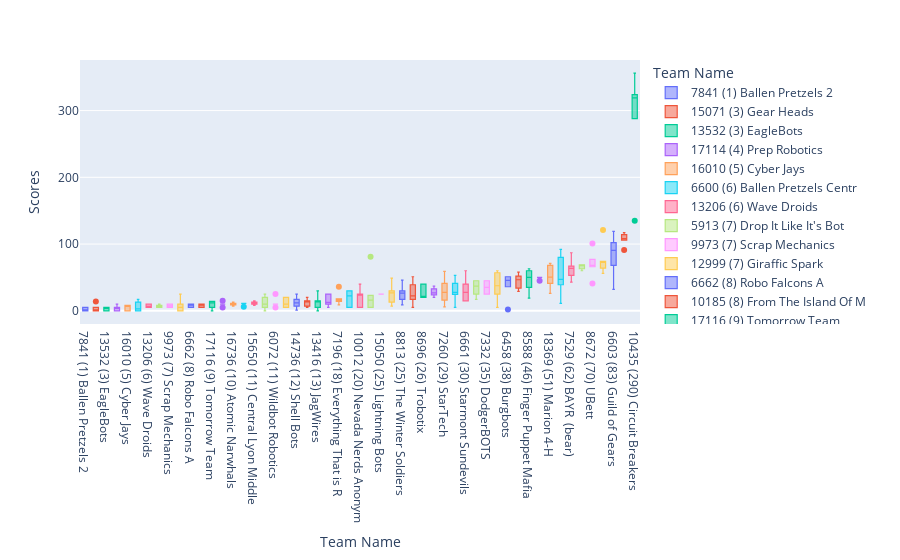

Write notebook code for a chart like this one.
### Code cell
### EDITABLE VARIABLES

# Maximum number of teams shown, -1 means unlimited; ~50 labels break; ~100 visuals break down unzoomed
limit = -1
# How far down to go before starting (from 1st place)
offset = 0

# 'IOWA' or 'GLOBAL' depending on which data set you want to view
iowa_or_global = 'IOWA'

### END OF EDITABLE VARIABLES

# Sort data by mean score
data = iowa_scores if iowa_or_global == 'IOWA' else global_scores
sorted_data = dict(sorted(data.items(), key=lambda item: sum(item[1]) / len(item[1]), reverse=1))

# Store data as ["team name", single_score]
pd_data = []
current = 0
for key, value in sorted_data.items():
    current += 1
    # Don't start before or go past limit
    if current <= offset: continue
    if current > offset + limit and limit != -1: break
    # Don't plot teams with score of 0
    average = int(sum(value) / len(value))
    if average == 0: break
    team_number = key.split(" ")[0]
    team_name = key.split(" ")[1:]
    key = f"{team_number} ({average}) {' '.join(team_name)}"[:30]
    for score in value:
        pd_data.append([key, score])
        
# Put data into a pandas dataframe with column names
df = pd.DataFrame(reversed(pd_data), columns=["Team Name", "Scores"])

# Plotting config
cufflinks.go_offline(connected=True)
init_notebook_mode(connected=True)

# Create an interactive box plot with team name vs scores color coded
fig = px.box(df, x="Team Name", y="Scores", color="Team Name")
fig.update_traces(line_width = 1.2)
fig.show()

### Figure 1 — Plotly figure (JSON) as saved in the notebook; plotly's stock layout.template omitted (floating-point values rounded to 4 significant figures)
{"data": [{"alignmentgroup": "True", "hovertemplate": "Team Name=%{x}<br>Scores=%{y}<extra></extra>", "legendgroup": "7841 (1) Ballen Pretzels 2", "line": {"width": 1.2}, "marker": {"color": "#636efa"}, "name": "7841 (1) Ballen Pretzels 2", "notched": false, "offsetgroup": "7841 (1) Ballen Pretzels 2", "orientation": "v", "showlegend": true, "type": "box", "x": ["7841 (1) Ballen Pretzels 2", "7841 (1) Ballen Pretzels 2", "7841 (1) Ballen Pretzels 2", "7841 (1) Ballen Pretzels 2", "7841 (1) Ballen Pretzels 2", "7841 (1) Ballen Pretzels 2"], "x0": " ", "xaxis": "x", "y": [0, 0, 5, 0, 0, 5], "y0": " ", "yaxis": "y"}, {"alignmentgroup": "True", "hovertemplate": "Team Name=%{x}<br>Scores=%{y}<extra></extra>", "legendgroup": "15071 (3) Gear Heads", "line": {"width": 1.2}, "marker": {"color": "#EF553B"}, "name": "15071 (3) Gear Heads", "notched": false, "offsetgroup": "15071 (3) Gear Heads", "orientation": "v", "showlegend": true, "type": "box", "x": ["15071 (3) Gear Heads", "15071 (3) Gear Heads", "15071 (3) Gear Heads", "15071 (3) Gear Heads", "15071 (3) Gear Heads", "15071 (3) Gear Heads"], "x0": " ", "xaxis": "x", "y": [5, 0, 14, 0, 0, 0], "y0": " ", "yaxis": "y"}, {"alignmentgroup": "True", "hovertemplate": "Team Name=%{x}<br>Scores=%{y}<extra></extra>", "legendgroup": "13532 (3) EagleBots", "line": {"width": 1.2}, "marker": {"color": "#00cc96"}, "name": "13532 (3) EagleBots", "notched": false, "offsetgroup": "13532 (3) EagleBots", "orientation": "v", "showlegend": true, "type": "box", "x": ["13532 (3) EagleBots", "13532 (3) EagleBots", "13532 (3) EagleBots", "13532 (3) EagleBots", "13532 (3) EagleBots", "13532 (3) EagleBots"], "x0": " ", "xaxis": "x", "y": [5, 5, 5, 5, 0, 0], "y0": " ", "yaxis": "y"}, {"alignmentgroup": "True", "hovertemplate": "Team Name=%{x}<br>Scores=%{y}<extra></extra>", "legendgroup": "17114 (4) Prep Robotics", "line": {"width": 1.2}, "marker": {"color": "#ab63fa"}, "name": "17114 (4) Prep Robotics", "notched": false, "offsetgroup": "17114 (4) Prep Robotics", "orientation": "v", "showlegend": true, "type": "box", "x": ["17114 (4) Prep Robotics", "17114 (4) Prep Robotics", "17114 (4) Prep Robotics", "17114 (4) Prep Robotics", "17114 (4) Prep Robotics", "17114 (4) Prep Robotics"], "x0": " ", "xaxis": "x", "y": [5, 10, 0, 5, 5, 0], "y0": " ", "yaxis": "y"}, {"alignmentgroup": "True", "hovertemplate": "Team Name=%{x}<br>Scores=%{y}<extra></extra>", "legendgroup": "16010 (5) Cyber Jays", "line": {"width": 1.2}, "marker": {"color": "#FFA15A"}, "name": "16010 (5) Cyber Jays", "notched": false, "offsetgroup": "16010 (5) Cyber Jays", "orientation": "v", "showlegend": true, "type": "box", "x": ["16010 (5) Cyber Jays", "16010 (5) Cyber Jays", "16010 (5) Cyber Jays", "16010 (5) Cyber Jays", "16010 (5) Cyber Jays", "16010 (5) Cyber Jays"], "x0": " ", "xaxis": "x", "y": [6, 0, 8, 8, 8, 0], "y0": " ", "yaxis": "y"}, {"alignmentgroup": "True", "hovertemplate": "Team Name=%{x}<br>Scores=%{y}<extra></extra>", "legendgroup": "6600 (6) Ballen Pretzels Centr", "line": {"width": 1.2}, "marker": {"color": "#19d3f3"}, "name": "6600 (6) Ballen Pretzels Centr", "notched": false, "offsetgroup": "6600 (6) Ballen Pretzels Centr", "orientation": "v", "showlegend": true, "type": "box", "x": ["6600 (6) Ballen Pretzels Centr", "6600 (6) Ballen Pretzels Centr", "6600 (6) Ballen Pretzels Centr", "6600 (6) Ballen Pretzels Centr", "6600 (6) Ballen Pretzels Centr", "6600 (6) Ballen Pretzels Centr"], "x0": " ", "xaxis": "x", "y": [0, 0, 0, 17, 6, 13], "y0": " ", "yaxis": "y"}, {"alignmentgroup": "True", "hovertemplate": "Team Name=%{x}<br>Scores=%{y}<extra></extra>", "legendgroup": "13206 (6) Wave Droids", "line": {"width": 1.2}, "marker": {"color": "#FF6692"}, "name": "13206 (6) Wave Droids", "notched": false, "offsetgroup": "13206 (6) Wave Droids", "orientation": "v", "showlegend": true, "type": "box", "x": ["13206 (6) Wave Droids", "13206 (6) Wave Droids", "13206 (6) Wave Droids", "13206 (6) Wave Droids", "13206 (6) Wave Droids", "13206 (6) Wave Droids"], "x0": " ", "xaxis": "x", "y": [5, 5, 10, 10, 5, 5], "y0": " ", "yaxis": "y"}, {"alignmentgroup": "True", "hovertemplate": "Team Name=%{x}<br>Scores=%{y}<extra></extra>", "legendgroup": "5913 (7) Drop It Like It's Bot", "line": {"width": 1.2}, "marker": {"color": "#B6E880"}, "name": "5913 (7) Drop It Like It's Bot", "notched": false, "offsetgroup": "5913 (7) Drop It Like It's Bot", "orientation": "v", "showlegend": true, "type": "box", "x": ["5913 (7) Drop It Like It's Bot", "5913 (7) Drop It Like It's Bot", "5913 (7) Drop It Like It's Bot", "5913 (7) Drop It Like It's Bot", "5913 (7) Drop It Like It's Bot", "5913 (7) Drop It Like It's Bot"], "x0": " ", "xaxis": "x", "y": [10, 7, 8, 7, 5, 5], "y0": " ", "yaxis": "y"}, {"alignmentgroup": "True", "hovertemplate": "Team Name=%{x}<br>Scores=%{y}<extra></extra>", "legendgroup": "9973 (7) Scrap Mechanics", "line": {"width": 1.2}, "marker": {"color": "#FF97FF"}, "name": "9973 (7) Scrap Mechanics", "notched": false, "offsetgroup": "9973 (7) Scrap Mechanics", "orientation": "v", "showlegend": true, "type": "box", "x": ["9973 (7) Scrap Mechanics", "9973 (7) Scrap Mechanics", "9973 (7) Scrap Mechanics", "9973 (7) Scrap Mechanics", "9973 (7) Scrap Mechanics", "9973 (7) Scrap Mechanics"], "x0": " ", "xaxis": "x", "y": [5, 10, 10, 10, 5, 5], "y0": " ", "yaxis": "y"}, {"alignmentgroup": "True", "hovertemplate": "Team Name=%{x}<br>Scores=%{y}<extra></extra>", "legendgroup": "12999 (7) Giraffic Spark", "line": {"width": 1.2}, "marker": {"color": "#FECB52"}, "name": "12999 (7) Giraffic Spark", "notched": false, "offsetgroup": "12999 (7) Giraffic Spark", "orientation": "v", "showlegend": true, "type": "box", "x": ["12999 (7) Giraffic Spark", "12999 (7) Giraffic Spark", "12999 (7) Giraffic Spark", "12999 (7) Giraffic Spark", "12999 (7) Giraffic Spark", "12999 (7) Giraffic Spark"], "x0": " ", "xaxis": "x", "y": [10, 10, 25, 0, 0, 0], "y0": " ", "yaxis": "y"}, {"alignmentgroup": "True", "hovertemplate": "Team Name=%{x}<br>Scores=%{y}<extra></extra>", "legendgroup": "6662 (8) Robo Falcons A", "line": {"width": 1.2}, "marker": {"color": "#636efa"}, "name": "6662 (8) Robo Falcons A", "notched": false, "offsetgroup": "6662 (8) Robo Falcons A", "orientation": "v", "showlegend": true, "type": "box", "x": ["6662 (8) Robo Falcons A", "6662 (8) Robo Falcons A", "6662 (8) Robo Falcons A", "6662 (8) Robo Falcons A", "6662 (8) Robo Falcons A", "6662 (8) Robo Falcons A"], "x0": " ", "xaxis": "x", "y": [10, 10, 5, 10, 5, 10], "y0": " ", "yaxis": "y"}, {"alignmentgroup": "True", "hovertemplate": "Team Name=%{x}<br>Scores=%{y}<extra></extra>", "legendgroup": "10185 (8) From The Island Of M", "line": {"width": 1.2}, "marker": {"color": "#EF553B"}, "name": "10185 (8) From The Island Of M", "notched": false, "offsetgroup": "10185 (8) From The Island Of M", "orientation": "v", "showlegend": true, "type": "box", "x": ["10185 (8) From The Island Of M", "10185 (8) From The Island Of M", "10185 (8) From The Island Of M", "10185 (8) From The Island Of M", "10185 (8) From The Island Of M", "10185 (8) From The Island Of M"], "x0": " ", "xaxis": "x", "y": [10, 10, 5, 10, 10, 5], "y0": " ", "yaxis": "y"}, {"alignmentgroup": "True", "hovertemplate": "Team Name=%{x}<br>Scores=%{y}<extra></extra>", "legendgroup": "17116 (9) Tomorrow Team", "line": {"width": 1.2}, "marker": {"color": "#00cc96"}, "name": "17116 (9) Tomorrow Team", "notched": false, "offsetgroup": "17116 (9) Tomorrow Team", "orientation": "v", "showlegend": true, "type": "box", "x": ["17116 (9) Tomorrow Team", "17116 (9) Tomorrow Team", "17116 (9) Tomorrow Team", "17116 (9) Tomorrow Team", "17116 (9) Tomorrow Team", "17116 (9) Tomorrow Team"], "x0": " ", "xaxis": "x", "y": [14, 13, 14, 11, 5, 0], "y0": " ", "yaxis": "y"}, {"alignmentgroup": "True", "hovertemplate": "Team Name=%{x}<br>Scores=%{y}<extra></extra>", "legendgroup": "9983 (10) Robo Falcons B", "line": {"width": 1.2}, "marker": {"color": "#ab63fa"}, "name": "9983 (10) Robo Falcons B", "notched": false, "offsetgroup": "9983 (10) Robo Falcons B", "orientation": "v", "showlegend": true, "type": "box", "x": ["9983 (10) Robo Falcons B", "9983 (10) Robo Falcons B", "9983 (10) Robo Falcons B", "9983 (10) Robo Falcons B", "9983 (10) Robo Falcons B", "9983 (10) Robo Falcons B"], "x0": " ", "xaxis": "x", "y": [15, 10, 10, 10, 10, 5], "y0": " ", "yaxis": "y"}, {"alignmentgroup": "True", "hovertemplate": "Team Name=%{x}<br>Scores=%{y}<extra></extra>", "legendgroup": "16736 (10) Atomic Narwhals", "line": {"width": 1.2}, "marker": {"color": "#FFA15A"}, "name": "16736 (10) Atomic Narwhals", "notched": false, "offsetgroup": "16736 (10) Atomic Narwhals", "orientation": "v", "showlegend": true, "type": "box", "x": ["16736 (10) Atomic Narwhals", "16736 (10) Atomic Narwhals", "16736 (10) Atomic Narwhals", "16736 (10) Atomic Narwhals", "16736 (10) Atomic Narwhals", "16736 (10) Atomic Narwhals"], "x0": " ", "xaxis": "x", "y": [9, 13, 9, 11, 7, 11], "y0": " ", "yaxis": "y"}, {"alignmentgroup": "True", "hovertemplate": "Team Name=%{x}<br>Scores=%{y}<extra></extra>", "legendgroup": "8807 (10) Molten Sprockets", "line": {"width": 1.2}, "marker": {"color": "#19d3f3"}, "name": "8807 (10) Molten Sprockets", "notched": false, "offsetgroup": "8807 (10) Molten Sprockets", "orientation": "v", "showlegend": true, "type": "box", "x": ["8807 (10) Molten Sprockets", "8807 (10) Molten Sprockets", "8807 (10) Molten Sprockets", "8807 (10) Molten Sprockets", "8807 (10) Molten Sprockets", "8807 (10) Molten Sprockets"], "x0": " ", "xaxis": "x", "y": [11, 11, 11, 11, 11, 6], "y0": " ", "yaxis": "y"}, {"alignmentgroup": "True", "hovertemplate": "Team Name=%{x}<br>Scores=%{y}<extra></extra>", "legendgroup": "15650 (11) Central Lyon Middle", "line": {"width": 1.2}, "marker": {"color": "#FF6692"}, "name": "15650 (11) Central Lyon Middle", "notched": false, "offsetgroup": "15650 (11) Central Lyon Middle", "orientation": "v", "showlegend": true, "type": "box", "x": ["15650 (11) Central Lyon Middle", "15650 (11) Central Lyon Middle", "15650 (11) Central Lyon Middle", "15650 (11) Central Lyon Middle", "15650 (11) Central Lyon Middle", "15650 (11) Central Lyon Middle"], "x0": " ", "xaxis": "x", "y": [10, 15, 10, 13, 13, 8], "y0": " ", "yaxis": "y"}, {"alignmentgroup": "True", "hovertemplate": "Team Name=%{x}<br>Scores=%{y}<extra></extra>", "legendgroup": "14452 (11) Biohazard Bots", "line": {"width": 1.2}, "marker": {"color": "#B6E880"}, "name": "14452 (11) Biohazard Bots", "notched": false, "offsetgroup": "14452 (11) Biohazard Bots", "orientation": "v", "showlegend": true, "type": "box", "x": ["14452 (11) Biohazard Bots", "14452 (11) Biohazard Bots", "14452 (11) Biohazard Bots", "14452 (11) Biohazard Bots", "14452 (11) Biohazard Bots", "14452 (11) Biohazard Bots"], "x0": " ", "xaxis": "x", "y": [10, 25, 0, 10, 20, 5], "y0": " ", "yaxis": "y"}, {"alignmentgroup": "True", "hovertemplate": "Team Name=%{x}<br>Scores=%{y}<extra></extra>", "legendgroup": "6072 (11) Wildbot Robotics", "line": {"width": 1.2}, "marker": {"color": "#FF97FF"}, "name": "6072 (11) Wildbot Robotics", "notched": false, "offsetgroup": "6072 (11) Wildbot Robotics", "orientation": "v", "showlegend": true, "type": "box", "x": ["6072 (11) Wildbot Robotics", "6072 (11) Wildbot Robotics", "6072 (11) Wildbot Robotics", "6072 (11) Wildbot Robotics", "6072 (11) Wildbot Robotics", "6072 (11) Wildbot Robotics"], "x0": " ", "xaxis": "x", "y": [5, 25, 10, 10, 10, 10], "y0": " ", "yaxis": "y"}, {"alignmentgroup": "True", "hovertemplate": "Team Name=%{x}<br>Scores=%{y}<extra></extra>", "legendgroup": "5063 (11) TNT", "line": {"width": 1.2}, "marker": {"color": "#FECB52"}, "name": "5063 (11) TNT", "notched": false, "offsetgroup": "5063 (11) TNT", "orientation": "v", "showlegend": true, "type": "box", "x": ["5063 (11) TNT", "5063 (11) TNT", "5063 (11) TNT", "5063 (11) TNT", "5063 (11) TNT", "5063 (11) TNT"], "x0": " ", "xaxis": "x", "y": [15, 20, 5, 20, 5, 5], "y0": " ", "yaxis": "y"}, {"alignmentgroup": "True", "hovertemplate": "Team Name=%{x}<br>Scores=%{y}<extra></extra>", "legendgroup": "14736 (12) Shell Bots", "line": {"width": 1.2}, "marker": {"color": "#636efa"}, "name": "14736 (12) Shell Bots", "notched": false, "offsetgroup": "14736 (12) Shell Bots", "orientation": "v", "showlegend": true, "type": "box", "x": ["14736 (12) Shell Bots", "14736 (12) Shell Bots", "14736 (12) Shell Bots", "14736 (12) Shell Bots", "14736 (12) Shell Bots", "14736 (12) Shell Bots"], "x0": " ", "xaxis": "x", "y": [14, 7, 25, 10, 1, 17], "y0": " ", "yaxis": "y"}, {"alignmentgroup": "True", "hovertemplate": "Team Name=%{x}<br>Scores=%{y}<extra></extra>", "legendgroup": "18050 (12) Team Photon", "line": {"width": 1.2}, "marker": {"color": "#EF553B"}, "name": "18050 (12) Team Photon", "notched": false, "offsetgroup": "18050 (12) Team Photon", "orientation": "v", "showlegend": true, "type": "box", "x": ["18050 (12) Team Photon", "18050 (12) Team Photon", "18050 (12) Team Photon", "18050 (12) Team Photon", "18050 (12) Team Photon", "18050 (12) Team Photon"], "x0": " ", "xaxis": "x", "y": [15, 15, 7, 15, 20, 5], "y0": " ", "yaxis": "y"}, {"alignmentgroup": "True", "hovertemplate": "Team Name=%{x}<br>Scores=%{y}<extra></extra>", "legendgroup": "13416 (13) JagWires", "line": {"width": 1.2}, "marker": {"color": "#00cc96"}, "name": "13416 (13) JagWires", "notched": false, "offsetgroup": "13416 (13) JagWires", "orientation": "v", "showlegend": true, "type": "box", "x": ["13416 (13) JagWires", "13416 (13) JagWires", "13416 (13) JagWires", "13416 (13) JagWires", "13416 (13) JagWires", "13416 (13) JagWires"], "x0": " ", "xaxis": "x", "y": [30, 15, 15, 15, 0, 5], "y0": " ", "yaxis": "y"}, {"alignmentgroup": "True", "hovertemplate": "Team Name=%{x}<br>Scores=%{y}<extra></extra>", "legendgroup": "16651 (15) Galactic Robo Geese", "line": {"width": 1.2}, "marker": {"color": "#ab63fa"}, "name": "16651 (15) Galactic Robo Geese", "notched": false, "offsetgroup": "16651 (15) Galactic Robo Geese", "orientation": "v", "showlegend": true, "type": "box", "x": ["16651 (15) Galactic Robo Geese", "16651 (15) Galactic Robo Geese", "16651 (15) Galactic Robo Geese", "16651 (15) Galactic Robo Geese", "16651 (15) Galactic Robo Geese", "16651 (15) Galactic Robo Geese"], "x0": " ", "xaxis": "x", "y": [10, 15, 25, 10, 25, 5], "y0": " ", "yaxis": "y"}, {"alignmentgroup": "True", "hovertemplate": "Team Name=%{x}<br>Scores=%{y}<extra></extra>", "legendgroup": "7196 (18) Everything That is R", "line": {"width": 1.2}, "marker": {"color": "#FFA15A"}, "name": "7196 (18) Everything That is R", "notched": false, "offsetgroup": "7196 (18) Everything That is R", "orientation": "v", "showlegend": true, "type": "box", "x": ["7196 (18) Everything That is R", "7196 (18) Everything That is R", "7196 (18) Everything That is R", "7196 (18) Everything That is R", "7196 (18) Everything That is R", "7196 (18) Everything That is R"], "x0": " ", "xaxis": "x", "y": [18, 17, 9, 14, 36, 15], "y0": " ", "yaxis": "y"}, {"alignmentgroup": "True", "hovertemplate": "Team Name=%{x}<br>Scores=%{y}<extra></extra>", "legendgroup": "8953 (19) Bosco Botz", "line": {"width": 1.2}, "marker": {"color": "#19d3f3"}, "name": "8953 (19) Bosco Botz", "notched": false, "offsetgroup": "8953 (19) Bosco Botz", "orientation": "v", "showlegend": true, "type": "box", "x": ["8953 (19) Bosco Botz", "8953 (19) Bosco Botz", "8953 (19) Bosco Botz", "8953 (19) Bosco Botz", "8953 (19) Bosco Botz", "8953 (19) Bosco Botz"], "x0": " ", "xaxis": "x", "y": [30, 30, 15, 30, 5, 5], "y0": " ", "yaxis": "y"}, {"alignmentgroup": "True", "hovertemplate": "Team Name=%{x}<br>Scores=%{y}<extra></extra>", "legendgroup": "10012 (20) Nevada Nerds Anonym", "line": {"width": 1.2}, "marker": {"color": "#FF6692"}, "name": "10012 (20) Nevada Nerds Anonym", "notched": false, "offsetgroup": "10012 (20) Nevada Nerds Anonym", "orientation": "v", "showlegend": true, "type": "box", "x": ["10012 (20) Nevada Nerds Anonym", "10012 (20) Nevada Nerds Anonym", "10012 (20) Nevada Nerds Anonym", "10012 (20) Nevada Nerds Anonym", "10012 (20) Nevada Nerds Anonym", "10012 (20) Nevada Nerds Anonym"], "x0": " ", "xaxis": "x", "y": [25, 40, 5, 25, 25, 5], "y0": " ", "yaxis": "y"}, {"alignmentgroup": "True", "hovertemplate": "Team Name=%{x}<br>Scores=%{y}<extra></extra>", "legendgroup": "12168 (24) Plainsmen Robotics", "line": {"width": 1.2}, "marker": {"color": "#B6E880"}, "name": "12168 (24) Plainsmen Robotics", "notched": false, "offsetgroup": "12168 (24) Plainsmen Robotics", "orientation": "v", "showlegend": true, "type": "box", "x": ["12168 (24) Plainsmen Robotics", "12168 (24) Plainsmen Robotics", "12168 (24) Plainsmen Robotics", "12168 (24) Plainsmen Robotics", "12168 (24) Plainsmen Robotics", "12168 (24) Plainsmen Robotics"], "x0": " ", "xaxis": "x", "y": [5, 81, 23, 5, 17, 15], "y0": " ", "yaxis": "y"}, {"alignmentgroup": "True", "hovertemplate": "Team Name=%{x}<br>Scores=%{y}<extra></extra>", "legendgroup": "15050 (25) Lightning Bots", "line": {"width": 1.2}, "marker": {"color": "#FF97FF"}, "name": "15050 (25) Lightning Bots", "notched": false, "offsetgroup": "15050 (25) Lightning Bots", "orientation": "v", "showlegend": true, "type": "box", "x": ["15050 (25) Lightning Bots", "15050 (25) Lightning Bots", "15050 (25) Lightning Bots", "15050 (25) Lightning Bots", "15050 (25) Lightning Bots", "15050 (25) Lightning Bots"], "x0": " ", "xaxis": "x", "y": [25, 25, 25, 25, 25, 25], "y0": " ", "yaxis": "y"}, {"alignmentgroup": "True", "hovertemplate": "Team Name=%{x}<br>Scores=%{y}<extra></extra>", "legendgroup": "8649 (25) Warewolves", "line": {"width": 1.2}, "marker": {"color": "#FECB52"}, "name": "8649 (25) Warewolves", "notched": false, "offsetgroup": "8649 (25) Warewolves", "orientation": "v", "showlegend": true, "type": "box", "x": ["8649 (25) Warewolves", "8649 (25) Warewolves", "8649 (25) Warewolves", "8649 (25) Warewolves", "8649 (25) Warewolves", "8649 (25) Warewolves", "8649 (25) Warewolves", "8649 (25) Warewolves", "8649 (25) Warewolves", "8649 (25) Warewolves", "8649 (25) Warewolves", "8649 (25) Warewolves"], "x0": " ", "xaxis": "x", "y": [49, 9, 15, 31, 47, 29, 22, 29, 29, 25, 7, 11], "y0": " ", "yaxis": "y"}, {"alignmentgroup": "True", "hovertemplate": "Team Name=%{x}<br>Scores=%{y}<extra></extra>", "legendgroup": "8813 (25) The Winter Soldiers", "line": {"width": 1.2}, "marker": {"color": "#636efa"}, "name": "8813 (25) The Winter Soldiers", "notched": false, "offsetgroup": "8813 (25) The Winter Soldiers", "orientation": "v", "showlegend": true, "type": "box", "x": ["8813 (25) The Winter Soldiers", "8813 (25) The Winter Soldiers", "8813 (25) The Winter Soldiers", "8813 (25) The Winter Soldiers", "8813 (25) The Winter Soldiers", "8813 (25) The Winter Soldiers"], "x0": " ", "xaxis": "x", "y": [29, 24, 46, 9, 17, 30], "y0": " ", "yaxis": "y"}, {"alignmentgroup": "True", "hovertemplate": "Team Name=%{x}<br>Scores=%{y}<extra></extra>", "legendgroup": "11834 (26) [REDACTED].exe", "line": {"width": 1.2}, "marker": {"color": "#EF553B"}, "name": "11834 (26) [REDACTED].exe", "notched": false, "offsetgroup": "11834 (26) [REDACTED].exe", "orientation": "v", "showlegend": true, "type": "box", "x": ["11834 (26) [REDACTED].exe", "11834 (26) [REDACTED].exe", "11834 (26) [REDACTED].exe", "11834 (26) [REDACTED].exe", "11834 (26) [REDACTED].exe", "11834 (26) [REDACTED].exe"], "x0": " ", "xaxis": "x", "y": [39, 5, 51, 19, 17, 26], "y0": " ", "yaxis": "y"}, {"alignmentgroup": "True", "hovertemplate": "Team Name=%{x}<br>Scores=%{y}<extra></extra>", "legendgroup": "8696 (26) Trobotix", "line": {"width": 1.2}, "marker": {"color": "#00cc96"}, "name": "8696 (26) Trobotix", "notched": false, "offsetgroup": "8696 (26) Trobotix", "orientation": "v", "showlegend": true, "type": "box", "x": ["8696 (26) Trobotix", "8696 (26) Trobotix", "8696 (26) Trobotix", "8696 (26) Trobotix", "8696 (26) Trobotix", "8696 (26) Trobotix"], "x0": " ", "xaxis": "x", "y": [20, 40, 20, 20, 20, 40], "y0": " ", "yaxis": "y"}, {"alignmentgroup": "True", "hovertemplate": "Team Name=%{x}<br>Scores=%{y}<extra></extra>", "legendgroup": "8743 (28) Raw Bacon", "line": {"width": 1.2}, "marker": {"color": "#ab63fa"}, "name": "8743 (28) Raw Bacon", "notched": false, "offsetgroup": "8743 (28) Raw Bacon", "orientation": "v", "showlegend": true, "type": "box", "x": ["8743 (28) Raw Bacon", "8743 (28) Raw Bacon", "8743 (28) Raw Bacon", "8743 (28) Raw Bacon", "8743 (28) Raw Bacon", "8743 (28) Raw Bacon"], "x0": " ", "xaxis": "x", "y": [24, 37, 27, 33, 27, 20], "y0": " ", "yaxis": "y"}, {"alignmentgroup": "True", "hovertemplate": "Team Name=%{x}<br>Scores=%{y}<extra></extra>", "legendgroup": "7260 (29) StarTech", "line": {"width": 1.2}, "marker": {"color": "#FFA15A"}, "name": "7260 (29) StarTech", "notched": false, "offsetgroup": "7260 (29) StarTech", "orientation": "v", "showlegend": true, "type": "box", "x": ["7260 (29) StarTech", "7260 (29) StarTech", "7260 (29) StarTech", "7260 (29) StarTech", "7260 (29) StarTech", "7260 (29) StarTech"], "x0": " ", "xaxis": "x", "y": [37, 41, 59, 16, 6, 18], "y0": " ", "yaxis": "y"}, {"alignmentgroup": "True", "hovertemplate": "Team Name=%{x}<br>Scores=%{y}<extra></extra>", "legendgroup": "10257 (30) Metal Maniacs", "line": {"width": 1.2}, "marker": {"color": "#19d3f3"}, "name": "10257 (30) Metal Maniacs", "notched": false, "offsetgroup": "10257 (30) Metal Maniacs", "orientation": "v", "showlegend": true, "type": "box", "x": ["10257 (30) Metal Maniacs", "10257 (30) Metal Maniacs", "10257 (30) Metal Maniacs", "10257 (30) Metal Maniacs", "10257 (30) Metal Maniacs", "10257 (30) Metal Maniacs", "10257 (30) Metal Maniacs", "10257 (30) Metal Maniacs", "10257 (30) Metal Maniacs", "10257 (30) Metal Maniacs", "10257 (30) Metal Maniacs", "10257 (30) Metal Maniacs"], "x0": " ", "xaxis": "x", "y": [49, 29, 49, 33, 27, 53, 27, 28, 27, 15, 5, 22], "y0": " ", "yaxis": "y"}, {"alignmentgroup": "True", "hovertemplate": "Team Name=%{x}<br>Scores=%{y}<extra></extra>", "legendgroup": "6661 (30) Starmont Sundevils", "line": {"width": 1.2}, "marker": {"color": "#FF6692"}, "name": "6661 (30) Starmont Sundevils", "notched": false, "offsetgroup": "6661 (30) Starmont Sundevils", "orientation": "v", "showlegend": true, "type": "box", "x": ["6661 (30) Starmont Sundevils", "6661 (30) Starmont Sundevils", "6661 (30) Starmont Sundevils", "6661 (30) Starmont Sundevils", "6661 (30) Starmont Sundevils", "6661 (30) Starmont Sundevils"], "x0": " ", "xaxis": "x", "y": [15, 15, 30, 60, 40, 25], "y0": " ", "yaxis": "y"}, {"alignmentgroup": "True", "hovertemplate": "Team Name=%{x}<br>Scores=%{y}<extra></extra>", "legendgroup": "6252 (34) Nordic Raiders", "line": {"width": 1.2}, "marker": {"color": "#B6E880"}, "name": "6252 (34) Nordic Raiders", "notched": false, "offsetgroup": "6252 (34) Nordic Raiders", "orientation": "v", "showlegend": true, "type": "box", "x": ["6252 (34) Nordic Raiders", "6252 (34) Nordic Raiders", "6252 (34) Nordic Raiders", "6252 (34) Nordic Raiders", "6252 (34) Nordic Raiders", "6252 (34) Nordic Raiders"], "x0": " ", "xaxis": "x", "y": [45, 25, 44, 45, 17, 30], "y0": " ", "yaxis": "y"}, {"alignmentgroup": "True", "hovertemplate": "Team Name=%{x}<br>Scores=%{y}<extra></extra>", "legendgroup": "7332 (35) DodgerBOTS", "line": {"width": 1.2}, "marker": {"color": "#FF97FF"}, "name": "7332 (35) DodgerBOTS", "notched": false, "offsetgroup": "7332 (35) DodgerBOTS", "orientation": "v", "showlegend": true, "type": "box", "x": ["7332 (35) DodgerBOTS", "7332 (35) DodgerBOTS", "7332 (35) DodgerBOTS", "7332 (35) DodgerBOTS", "7332 (35) DodgerBOTS", "7332 (35) DodgerBOTS"], "x0": " ", "xaxis": "x", "y": [25, 45, 45, 45, 25, 25], "y0": " ", "yaxis": "y"}, {"alignmentgroup": "True", "hovertemplate": "Team Name=%{x}<br>Scores=%{y}<extra></extra>", "legendgroup": "10602 (37) Nut and Bolt", "line": {"width": 1.2}, "marker": {"color": "#FECB52"}, "name": "10602 (37) Nut and Bolt", "notched": false, "offsetgroup": "10602 (37) Nut and Bolt", "orientation": "v", "showlegend": true, "type": "box", "x": ["10602 (37) Nut and Bolt", "10602 (37) Nut and Bolt", "10602 (37) Nut and Bolt", "10602 (37) Nut and Bolt", "10602 (37) Nut and Bolt", "10602 (37) Nut and Bolt"], "x0": " ", "xaxis": "x", "y": [60, 25, 25, 50, 57, 5], "y0": " ", "yaxis": "y"}, {"alignmentgroup": "True", "hovertemplate": "Team Name=%{x}<br>Scores=%{y}<extra></extra>", "legendgroup": "6458 (38) Burgbots", "line": {"width": 1.2}, "marker": {"color": "#636efa"}, "name": "6458 (38) Burgbots", "notched": false, "offsetgroup": "6458 (38) Burgbots", "orientation": "v", "showlegend": true, "type": "box", "x": ["6458 (38) Burgbots", "6458 (38) Burgbots", "6458 (38) Burgbots", "6458 (38) Burgbots", "6458 (38) Burgbots", "6458 (38) Burgbots"], "x0": " ", "xaxis": "x", "y": [2, 36, 44, 51, 51, 47], "y0": " ", "yaxis": "y"}, {"alignmentgroup": "True", "hovertemplate": "Team Name=%{x}<br>Scores=%{y}<extra></extra>", "legendgroup": "5143 (44) Xcentrics", "line": {"width": 1.2}, "marker": {"color": "#EF553B"}, "name": "5143 (44) Xcentrics", "notched": false, "offsetgroup": "5143 (44) Xcentrics", "orientation": "v", "showlegend": true, "type": "box", "x": ["5143 (44) Xcentrics", "5143 (44) Xcentrics", "5143 (44) Xcentrics", "5143 (44) Xcentrics", "5143 (44) Xcentrics", "5143 (44) Xcentrics"], "x0": " ", "xaxis": "x", "y": [58, 52, 52, 34, 41, 29], "y0": " ", "yaxis": "y"}, {"alignmentgroup": "True", "hovertemplate": "Team Name=%{x}<br>Scores=%{y}<extra></extra>", "legendgroup": "8588 (46) Finger Puppet Mafia", "line": {"width": 1.2}, "marker": {"color": "#00cc96"}, "name": "8588 (46) Finger Puppet Mafia", "notched": false, "offsetgroup": "8588 (46) Finger Puppet Mafia", "orientation": "v", "showlegend": true, "type": "box", "x": ["8588 (46) Finger Puppet Mafia", "8588 (46) Finger Puppet Mafia", "8588 (46) Finger Puppet Mafia", "8588 (46) Finger Puppet Mafia", "8588 (46) Finger Puppet Mafia", "8588 (46) Finger Puppet Mafia"], "x0": " ", "xaxis": "x", "y": [35, 45, 63, 19, 55, 60], "y0": " ", "yaxis": "y"}, {"alignmentgroup": "True", "hovertemplate": "Team Name=%{x}<br>Scores=%{y}<extra></extra>", "legendgroup": "7110 (49) The Element of Surpr", "line": {"width": 1.2}, "marker": {"color": "#ab63fa"}, "name": "7110 (49) The Element of Surpr", "notched": false, "offsetgroup": "7110 (49) The Element of Surpr", "orientation": "v", "showlegend": true, "type": "box", "x": ["7110 (49) The Element of Surpr", "7110 (49) The Element of Surpr", "7110 (49) The Element of Surpr", "7110 (49) The Element of Surpr", "7110 (49) The Element of Surpr", "7110 (49) The Element of Surpr"], "x0": " ", "xaxis": "x", "y": [50, 50, 50, 50, 45, 50], "y0": " ", "yaxis": "y"}, {"alignmentgroup": "True", "hovertemplate": "Team Name=%{x}<br>Scores=%{y}<extra></extra>", "legendgroup": "18369 (51) Marion 4-H", "line": {"width": 1.2}, "marker": {"color": "#FFA15A"}, "name": "18369 (51) Marion 4-H", "notched": false, "offsetgroup": "18369 (51) Marion 4-H", "orientation": "v", "showlegend": true, "type": "box", "x": ["18369 (51) Marion 4-H", "18369 (51) Marion 4-H", "18369 (51) Marion 4-H", "18369 (51) Marion 4-H", "18369 (51) Marion 4-H", "18369 (51) Marion 4-H"], "x0": " ", "xaxis": "x", "y": [47, 71, 54, 68, 41, 26], "y0": " ", "yaxis": "y"}, {"alignmentgroup": "True", "hovertemplate": "Team Name=%{x}<br>Scores=%{y}<extra></extra>", "legendgroup": "11142 (52) Robo Minions", "line": {"width": 1.2}, "marker": {"color": "#19d3f3"}, "name": "11142 (52) Robo Minions", "notched": false, "offsetgroup": "11142 (52) Robo Minions", "orientation": "v", "showlegend": true, "type": "box", "x": ["11142 (52) Robo Minions", "11142 (52) Robo Minions", "11142 (52) Robo Minions", "11142 (52) Robo Minions", "11142 (52) Robo Minions", "11142 (52) Robo Minions"], "x0": " ", "xaxis": "x", "y": [39, 80, 92, 50, 44, 11], "y0": " ", "yaxis": "y"}, {"alignmentgroup": "True", "hovertemplate": "Team Name=%{x}<br>Scores=%{y}<extra></extra>", "legendgroup": "7529 (62) BAYR  (bear)", "line": {"width": 1.2}, "marker": {"color": "#FF6692"}, "name": "7529 (62) BAYR  (bear)", "notched": false, "offsetgroup": "7529 (62) BAYR  (bear)", "orientation": "v", "showlegend": true, "type": "box", "x": ["7529 (62) BAYR  (bear)", "7529 (62) BAYR  (bear)", "7529 (62) BAYR  (bear)", "7529 (62) BAYR  (bear)", "7529 (62) BAYR  (bear)", "7529 (62) BAYR  (bear)"], "x0": " ", "xaxis": "x", "y": [53, 67, 62, 43, 65, 87], "y0": " ", "yaxis": "y"}, {"alignmentgroup": "True", "hovertemplate": "Team Name=%{x}<br>Scores=%{y}<extra></extra>", "legendgroup": "6147 (66) Newbotics", "line": {"width": 1.2}, "marker": {"color": "#B6E880"}, "name": "6147 (66) Newbotics", "notched": false, "offsetgroup": "6147 (66) Newbotics", "orientation": "v", "showlegend": true, "type": "box", "x": ["6147 (66) Newbotics", "6147 (66) Newbotics", "6147 (66) Newbotics", "6147 (66) Newbotics", "6147 (66) Newbotics", "6147 (66) Newbotics"], "x0": " ", "xaxis": "x", "y": [69, 63, 69, 69, 60, 66], "y0": " ", "yaxis": "y"}, {"alignmentgroup": "True", "hovertemplate": "Team Name=%{x}<br>Scores=%{y}<extra></extra>", "legendgroup": "8672 (70) UBett", "line": {"width": 1.2}, "marker": {"color": "#FF97FF"}, "name": "8672 (70) UBett", "notched": false, "offsetgroup": "8672 (70) UBett", "orientation": "v", "showlegend": true, "type": "box", "x": ["8672 (70) UBett", "8672 (70) UBett", "8672 (70) UBett", "8672 (70) UBett", "8672 (70) UBett", "8672 (70) UBett"], "x0": " ", "xaxis": "x", "y": [101, 68, 66, 68, 77, 41], "y0": " ", "yaxis": "y"}, {"alignmentgroup": "True", "hovertemplate": "Team Name=%{x}<br>Scores=%{y}<extra></extra>", "legendgroup": "8695 (77) Tri Hards", "line": {"width": 1.2}, "marker": {"color": "#FECB52"}, "name": "8695 (77) Tri Hards", "notched": false, "offsetgroup": "8695 (77) Tri Hards", "orientation": "v", "showlegend": true, "type": "box", "x": ["8695 (77) Tri Hards", "8695 (77) Tri Hards", "8695 (77) Tri Hards", "8695 (77) Tri Hards", "8695 (77) Tri Hards", "8695 (77) Tri Hards"], "x0": " ", "xaxis": "x", "y": [121, 74, 64, 73, 74, 56], "y0": " ", "yaxis": "y"}, {"alignmentgroup": "True", "hovertemplate": "Team Name=%{x}<br>Scores=%{y}<extra></extra>", "legendgroup": "6603 (83) Guild of Gears", "line": {"width": 1.2}, "marker": {"color": "#636efa"}, "name": "6603 (83) Guild of Gears", "notched": false, "offsetgroup": "6603 (83) Guild of Gears", "orientation": "v", "showlegend": true, "type": "box", "x": ["6603 (83) Guild of Gears", "6603 (83) Guild of Gears", "6603 (83) Guild of Gears", "6603 (83) Guild of Gears", "6603 (83) Guild of Gears", "6603 (83) Guild of Gears"], "x0": " ", "xaxis": "x", "y": [68, 89, 102, 119, 32, 92], "y0": " ", "yaxis": "y"}, {"alignmentgroup": "True", "hovertemplate": "Team Name=%{x}<br>Scores=%{y}<extra></extra>", "legendgroup": "9967 (107) Geared Up", "line": {"width": 1.2}, "marker": {"color": "#EF553B"}, "name": "9967 (107) Geared Up", "notched": false, "offsetgroup": "9967 (107) Geared Up", "orientation": "v", "showlegend": true, "type": "box", "x": ["9967 (107) Geared Up", "9967 (107) Geared Up", "9967 (107) Geared Up", "9967 (107) Geared Up", "9967 (107) Geared Up", "9967 (107) Geared Up"], "x0": " ", "xaxis": "x", "y": [106, 106, 117, 110, 114, 91], "y0": " ", "yaxis": "y"}, {"alignmentgroup": "True", "hovertemplate": "Team Name=%{x}<br>Scores=%{y}<extra></extra>", "legendgroup": "10435 (290) Circuit Breakers", "line": {"width": 1.2}, "marker": {"color": "#00cc96"}, "name": "10435 (290) Circuit Breakers", "notched": false, "offsetgroup": "10435 (290) Circuit Breakers", "orientation": "v", "showlegend": true, "type": "box", "x": ["10435 (290) Circuit Breakers", "10435 (290) Circuit Breakers", "10435 (290) Circuit Breakers", "10435 (290) Circuit Breakers", "10435 (290) Circuit Breakers", "10435 (290) Circuit Breakers"], "x0": " ", "xaxis": "x", "y": [288, 320, 135, 356, 318, 324], "y0": " ", "yaxis": "y"}], "layout": {"boxmode": "overlay", "legend": {"title": {"text": "Team Name"}, "tracegroupgap": 0}, "margin": {"t": 60}, "xaxis": {"anchor": "y", "categoryarray": ["7841 (1) Ballen Pretzels 2", "15071 (3) Gear Heads", "13532 (3) EagleBots", "17114 (4) Prep Robotics", "16010 (5) Cyber Jays", "6600 (6) Ballen Pretzels Centr", "13206 (6) Wave Droids", "5913 (7) Drop It Like It's Bot", "9973 (7) Scrap Mechanics", "12999 (7) Giraffic Spark", "6662 (8) Robo Falcons A", "10185 (8) From The Island Of M", "17116 (9) Tomorrow Team", "9983 (10) Robo Falcons B", "16736 (10) Atomic Narwhals", "8807 (10) Molten Sprockets", "15650 (11) Central Lyon Middle", "14452 (11) Biohazard Bots", "6072 (11) Wildbot Robotics", "5063 (11) TNT", "14736 (12) Shell Bots", "18050 (12) Team Photon", "13416 (13) JagWires", "16651 (15) Galactic Robo Geese", "7196 (18) Everything That is R", "8953 (19) Bosco Botz", "10012 (20) Nevada Nerds Anonym", "12168 (24) Plainsmen Robotics", "15050 (25) Lightning Bots", "8649 (25) Warewolves", "8813 (25) The Winter Soldiers", "11834 (26) [REDACTED].exe", "8696 (26) Trobotix", "8743 (28) Raw Bacon", "7260 (29) StarTech", "10257 (30) Metal Maniacs", "6661 (30) Starmont Sundevils", "6252 (34) Nordic Raiders", "7332 (35) DodgerBOTS", "10602 (37) Nut and Bolt", "6458 (38) Burgbots", "5143 (44) Xcentrics", "8588 (46) Finger Puppet Mafia", "7110 (49) The Element of Surpr", "18369 (51) Marion 4-H", "11142 (52) Robo Minions", "7529 (62) BAYR  (bear)", "6147 (66) Newbotics", "8672 (70) UBett", "8695 (77) Tri Hards", "6603 (83) Guild of Gears", "9967 (107) Geared Up", "10435 (290) Circuit Breakers"], "categoryorder": "array", "domain": [0, 1], "title": {"text": "Team Name"}}, "yaxis": {"anchor": "x", "domain": [0, 1], "title": {"text": "Scores"}}}}
